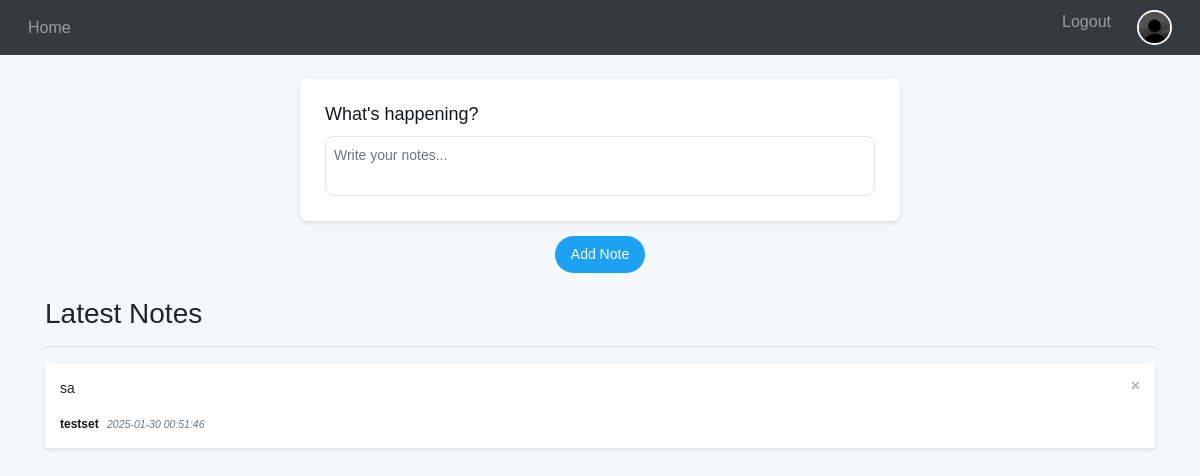
Before: / (signed in) with the older database file.
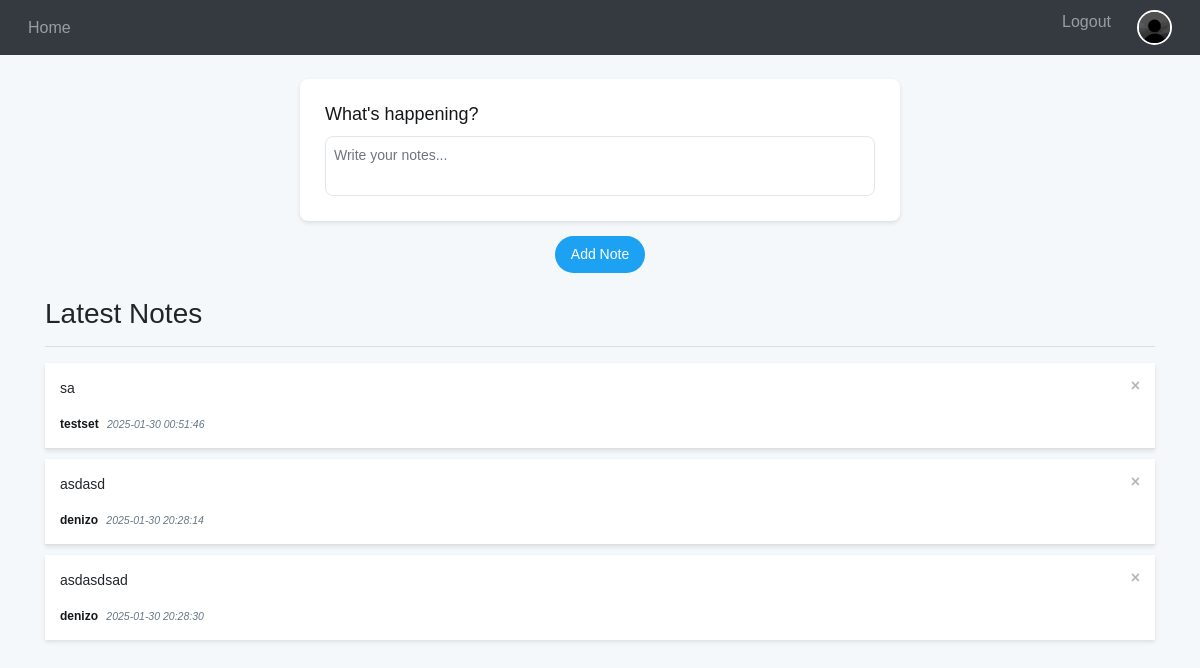
After: the same page with the newer database file.
### website/models.py (models this page shows)
class Note(db.Model):
    id = db.Column(db.Integer,primary_key = True)
    data = db.Column(db.String(10000))
    date = db.Column(db.DateTime(timezone = True),default = func.now())
    user_id = db.Column(db.Integer,db.ForeignKey("user.id"))
    user = db.relationship("User",back_populates='notes')

class User(db.Model,UserMixin):
    id = db.Column(db.Integer,primary_key = True)
    email = db.Column(db.String(100),unique = True)
    username = db.Column(db.String(25),unique = True)
    password = db.Column(db.String(16))
    notes = db.relationship("Note",back_populates='user')
    img = db.relationship("Img",back_populates = "user")

### website/views.py (the view, shortened to what this page needs)
@views.route('/',methods = ["GET","POST"])
@login_required
def home():
    form = request.form
    notes = Note.query.all()
    return render_template("home.html",user = current_user,notes=notes)

### website/__init__.py (called while the page is built)
def create_app():
    app = Flask(__name__)
    app.config["SECRET_KEY"] = 'flaskgroupproject'
    app.config["SQLALCHEMY_DATABASE_URI"] = f'sqlite:///{DB_NAME}'
    app.config['SQLALCHEMY_TRACK_MODIFICATIONS'] = False
    db.init_app(app)
    from .views import views
    from .auth import auth
    app.register_blueprint(views,url_prefix = "/")
    app.register_blueprint(auth,url_prefix = '/')
    from .models import User,Note
    login_manager = LoginManager()
    login_manager.login_view = 'auth.login'
    login_manager.init_app(app)
    @login_manager.user_loader
    def load_user(id):
        return User.query.get(int(id))
    create_db(app)
    return app

### website/templates/home.html (shortened to what this page needs)
{% extends "base.html" %} {% block title %} Home {% endblock title%}
{% block content %}
<form method="POST">
  <br />
  <div class="content">
    <h2>What's happening?</h2>
    <textarea
      name="note"
      id="note"
      class="form-control"
      placeholder="Write your notes..."
    ></textarea>
  </div>
  <div style="text-align: center">
    <button type="submit" class="btn btn-primary">Add Note</button>
  </div>
</form>
<br />
<h3>Latest Notes</h3>
<hr />
<ul class="list-group list-group-flush" id="notes">
  {% for note in notes %}
  <li class="list-group-item note-item">
    <div class="note-content">
      <p>{{ note.data }}</p>
      <span class="note-meta">
        <strong>{{ note.user.username }}</strong>
        <small>{{ note.date }}</small>
      </span>
    </div>
    <button
      type="button"
      class="close"
      onClick="deleteNote({{ note.id }})"
    >
      <span aria-hidden="true">&times;</span>
    </button>
  </li>
  {% endfor %}
</ul>
{% endblock content %}

### website/templates/base.html (shortened to what this page needs)
<!DOCTYPE html>
<html lang="en">
  <head>
    <link
      rel="stylesheet"
      href="https://stackpath.bootstrapcdn.com/bootstrap/4.4.1/css/bootstrap.min.css"
    />
    <link
      rel="stylesheet"
      href="https://stackpath.bootstrapcdn.com/font-awesome/4.7.0/css/font-awesome.min.css"
    />
    <link
      rel="stylesheet"
      href="https://cdn.jsdelivr.net/npm/bootstrap@4.6.2/dist/css/bootstrap.min.css"
    />
  </head>
  <body>
    <nav class="navbar navbar-expand-lg navbar-dark bg-dark">
      <div class="collapse navbar-collapse" id="navbar">
        <div class="navbar-nav">
          <a class="nav-item nav-link" href="/" id="/">Home</a>
        </div>
        <div class="navbar-nav ml-auto">
          {% if user.is_authenticated %}
          <a class="nav-item nav-link" href="/logout" id="/logout"
            >Logout</a
          >
          {% if user.img and user.img|length > 0 %}
          <a class="nav-item nav-link" href="/profile" id="/profile">
            <img
              src="{{ url_for('auth.get_img', id=user.img[0].id) }}"
              alt="Profile Picture"
              class="profile-picture"
            />
          </a>
          {% else %}
          <a class="nav-item nav-link" href="/profile" id="/profile">
            <img
              src="{{ url_for('static', filename='default-profile.jpg') }}"
              alt="Profile Picture"
              class="profile-picture"
            />
          </a>
          {% endif %} {% endif %}
        </div>
      </div>
    </nav>
    <div class="container">
      {%block content %} {% endblock content %}
    </div>
  </body>
</html>

### website/templates/base.html (style rules this page uses)
.navbar { padding: 10px 20px; font-size: 16px; }
.navbar-nav .nav-item { padding: 0 15px; }
.navbar-nav .nav-link { font-weight: 500; }
.profile-picture { width: 35px; height: 35px; border-radius: 50%; object-fit: cover; margin-left: 10px; border: 2px solid white; }

### website/templates/home.html (style rules this page uses)
body { font-family: Arial, sans-serif; margin: 0; padding: 0; background-color: #f5f8fa; }
.note-item { display: flex; justify-content: space-between; align-items: flex-start; background-color: #ffffff; padding: 15px; margin-bottom: 10px; box-shadow: 0 2px 4px rgba(0, 0, 0, 0.1); font-size: 14px; width: 100%; border-radius: 30px; }
.note-content { width: 85%; }
.note-meta { display: block; font-size: 12px; color: #657786; margin-top: 5px; }
.note-meta strong { color: #14171a; }
.note-meta small { margin-left: 5px; font-style: italic; }
.close { background-color: transparent; border: none; color: #657786; font-size: 16px; cursor: pointer; }
.form-control { width: 100%; padding: 8px; font-size: 14px; border-radius: 8px; border: 1px solid #e1e8ed; resize: none; height: 80px; }
.btn-primary { background-color: #1da1f2; color: white; padding: 8px 16px; font-size: 14px; border: none; border-radius: 20px; cursor: pointer; }
.content { max-width: 600px; margin: 0 auto; background-color: #ffffff; padding: 25px; border-radius: 8px; box-shadow: 0 2px 4px rgba(0, 0, 0, 0.1); margin-bottom: 15px; }
.content h2 { font-size: 18px; color: #14171a; margin-bottom: 10px; }

Changed rows visible on the page:
added Note: data "asdasd", user.username "denizo", date "2025-01-30 20:28:14"
added Note: data "asdasdsad", user.username "denizo", date "2025-01-30 20:28:30"
